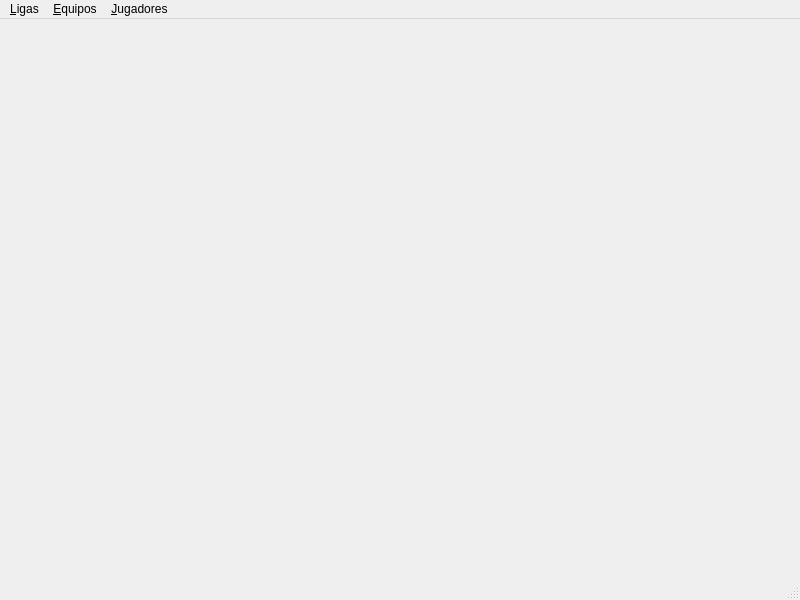
<ui version="4.0" >
 <class>MainWindow</class>
 <widget class="QMainWindow" name="MainWindow" >
  <property name="geometry" >
   <rect>
    <x>0</x>
    <y>0</y>
    <width>800</width>
    <height>600</height>
   </rect>
  </property>
  <property name="windowTitle" >
   <string>Administrar Ligas</string>
  </property>
  <widget class="QWidget" name="centralwidget" />
  <widget class="QMenuBar" name="menubar" >
   <property name="geometry" >
    <rect>
     <x>0</x>
     <y>0</y>
     <width>800</width>
     <height>26</height>
    </rect>
   </property>
   <widget class="QMenu" name="menuLigas" >
    <property name="title" >
     <string>&amp;Ligas</string>
    </property>
    <addaction name="menu_admin_ligas" />
    <addaction name="nueva_jornada" />
   </widget>
   <widget class="QMenu" name="menuEquipos" >
    <property name="title" >
     <string>&amp;Equipos</string>
    </property>
    <addaction name="menu_admin_equipos" />
   </widget>
   <widget class="QMenu" name="menuJugadores" >
    <property name="title" >
     <string>&amp;Jugadores</string>
    </property>
    <addaction name="menu_admin_jugadores" />
   </widget>
   <addaction name="menuLigas" />
   <addaction name="menuEquipos" />
   <addaction name="menuJugadores" />
  </widget>
  <widget class="QStatusBar" name="statusbar" />
  <action name="menu_admin_ligas" >
   <property name="text" >
    <string>Administrar Ligas</string>
   </property>
  </action>
  <action name="nueva_jornada" >
   <property name="text" >
    <string>Nueva Jornada</string>
   </property>
  </action>
  <action name="menu_admin_equipos" >
   <property name="text" >
    <string>Administrar Equipos</string>
   </property>
  </action>
  <action name="menu_admin_jugadores" >
   <property name="text" >
    <string>Administrar Jugadores</string>
   </property>
  </action>
 </widget>
 <resources/>
 <connections/>
</ui>
